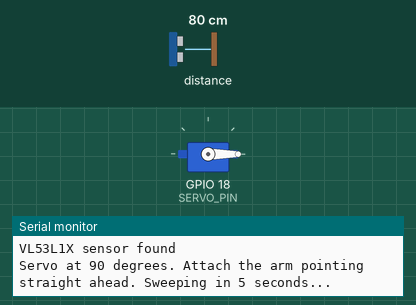
Simulated run of this sketch. Board: ESP32. Shown: servo, the last lines printed to the serial monitor. The test bench sets the inputs (shaded band); at power-on: distance to the obstacle 80 cm.

Above: at 5.75 s.
At 9.05 s:
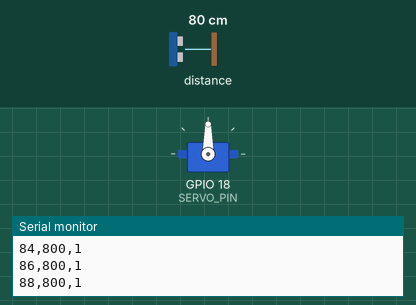
At 12.4 s:
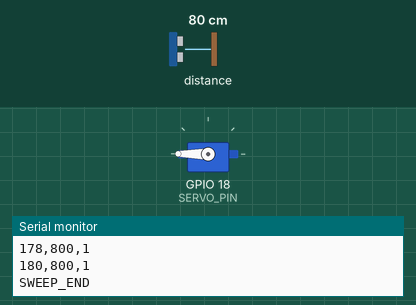
At 18.3 s:
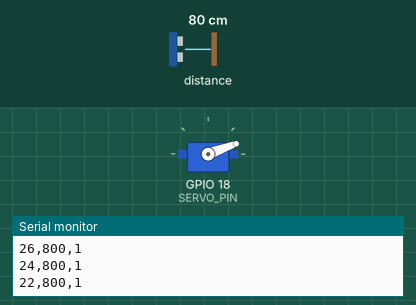
Timing chart, 0 to 23.1 s (numbered marks = the images above):
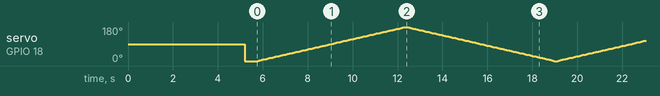

The sketch:

lidar_scanner.ino
```cpp
/*
  LiDAR Scanner: a VL53L1X laser distance sensor on a servo.

  The servo sweeps the sensor from 0 to 180 degrees and back, in 2-degree steps.
  After each step the ESP32 takes one distance reading and sends it to the laptop
  over USB as one line of text:

      angle_degrees,distance_mm,ok        for example:  90,1234,1

  ok = 1 if the reading is valid, 0 if not. After each sweep it sends:  SWEEP_END
  The LiDAR Mapper website ("Real sensor" mode) reads these lines and builds a map.

  ---------------------------------------------------------------------------
  HOW TO UPLOAD THIS WITH THE ARDUINO IDE
  ---------------------------------------------------------------------------
  1. Install the Arduino IDE (version 2) from arduino.cc.
  2. Add ESP32 support:
       File > Preferences > "Additional boards manager URLs", paste:
         https://espressif.github.io/arduino-esp32/package_esp32_index.json
       Then Tools > Board > Boards Manager, search "esp32", install
       "esp32 by Espressif Systems".
  3. Install the two libraries:
       Tools > Manage Libraries, search and install
         "Adafruit_VL53L1X"  (by Adafruit)
         "ESP32Servo"        (by Kevin Harrington)
  4. Plug the ESP32 into the computer with a USB-C DATA cable.
     If no port shows up, install the CP2102 driver
     ("CP210x USB to UART Bridge VCP driver" from silabs.com) and try again.
  5. Tools > Board > esp32 > "ESP32 Dev Module".
     Tools > Port > pick the new port (COM3, /dev/cu.SLAB_USBtoUART, ...).
  6. Open this file and click Upload (the right arrow).
     If it gets stuck on "Connecting....", hold the BOOT button on the board
     until the upload starts.
  7. To check it works: Tools > Serial Monitor, set it to 115200 baud.
     You should see lines like "90,1234,1".
     IMPORTANT: close the Serial Monitor before using the website,
     because only one program can use the USB port at a time.

  Wiring:
    VL53L1X VIN -> ESP32 3V3     VL53L1X GND -> ESP32 GND
    VL53L1X SDA -> GPIO21        VL53L1X SCL -> GPIO22
    Servo signal (orange) -> GPIO18
    Servo power  (red)    -> VIN (5 V from USB)
    Servo ground (brown)  -> GND
*/

#include <Wire.h>
#include <Adafruit_VL53L1X.h>
#include <ESP32Servo.h>

// ----- Pins -----
const int SDA_PIN = 21;
const int SCL_PIN = 22;
const int SERVO_PIN = 18;

// ----- Settings -----
const int STEP_DEGREES = 2;     // move 2 degrees between readings
const int SETTLE_MS = 40;       // wait this long after each move so the servo stops shaking
const int TIMING_BUDGET_MS = 50; // how long the sensor spends on each measurement
const int START_WAIT_MS = 5000; // time to attach the servo arm at 90 degrees

Adafruit_VL53L1X sensor;
Servo servo;

// Take one distance reading. Returns the distance in mm, and sets ok to
// true if the reading is valid.
int takeReading(bool &ok) {
  // Throw away any old reading taken while the servo was still moving.
  sensor.clearInterrupt();

  // Wait for a fresh reading (give up after 300 ms).
  unsigned long startTime = millis();
  while (!sensor.dataReady()) {
    if (millis() - startTime > 300) {
      ok = false;
      return 0;
    }
    delay(1);
  }

  // distance() gives -1 if the sensor says the reading is bad
  // (too far, too dark, or a weak signal).
  int mm = sensor.distance();
  sensor.clearInterrupt();
  ok = (mm > 0);
  return ok ? mm : 0;
}

// Move the servo to one angle, wait, take a reading and send it to the laptop.
void readAt(int angle) {
  servo.write(angle);
  delay(SETTLE_MS);
  bool ok;
  int mm = takeReading(ok);
  // One line: angle_degrees,distance_mm,ok
  Serial.print(angle);
  Serial.print(",");
  Serial.print(mm);
  Serial.print(",");
  Serial.println(ok ? 1 : 0);
}

void setup() {
  Serial.begin(115200);
  delay(200);
  Serial.println("LiDAR scanner starting");

  // The servo: 50 pulses per second, 500-2400 microseconds covers 0-180 degrees.
  servo.setPeriodHertz(50);
  servo.attach(SERVO_PIN, 500, 2400);
  servo.write(90); // point straight ahead

  // Start the I2C bus and look for the sensor.
  Wire.begin(SDA_PIN, SCL_PIN);
  while (!sensor.begin(0x29, &Wire)) {
    // Not found: keep telling the user every second.
    Serial.println("ERROR: VL53L1X sensor not found. Check the wiring: "
                   "VIN->3V3, GND->GND, SDA->GPIO21, SCL->GPIO22.");
    delay(1000);
  }
  Serial.println("VL53L1X sensor found");

  // Long distance mode (2 = long, up to about 4 m) and a 50 ms timing budget.
  // The distance mode must be set before the timing budget.
  sensor.VL53L1X_SetDistanceMode(2);
  sensor.setTimingBudget(TIMING_BUDGET_MS);
  sensor.VL53L1X_SetInterMeasurementInMs(TIMING_BUDGET_MS); // measure again straight away
  sensor.startRanging();

  // Time to attach the servo arm pointing straight ahead.
  Serial.println("Servo at 90 degrees. Attach the arm pointing straight ahead. Sweeping in 5 seconds...");
  delay(START_WAIT_MS);

  // Go to the starting angle. This is a big move, so give it half a second.
  servo.write(0);
  delay(500);
}

void loop() {
  // Sweep from 0 to 180 degrees.
  for (int angle = 0; angle <= 180; angle += STEP_DEGREES) readAt(angle);
  Serial.println("SWEEP_END");

  // And back from 180 to 0 degrees.
  for (int angle = 180; angle >= 0; angle -= STEP_DEGREES) readAt(angle);
  Serial.println("SWEEP_END");
}
```
